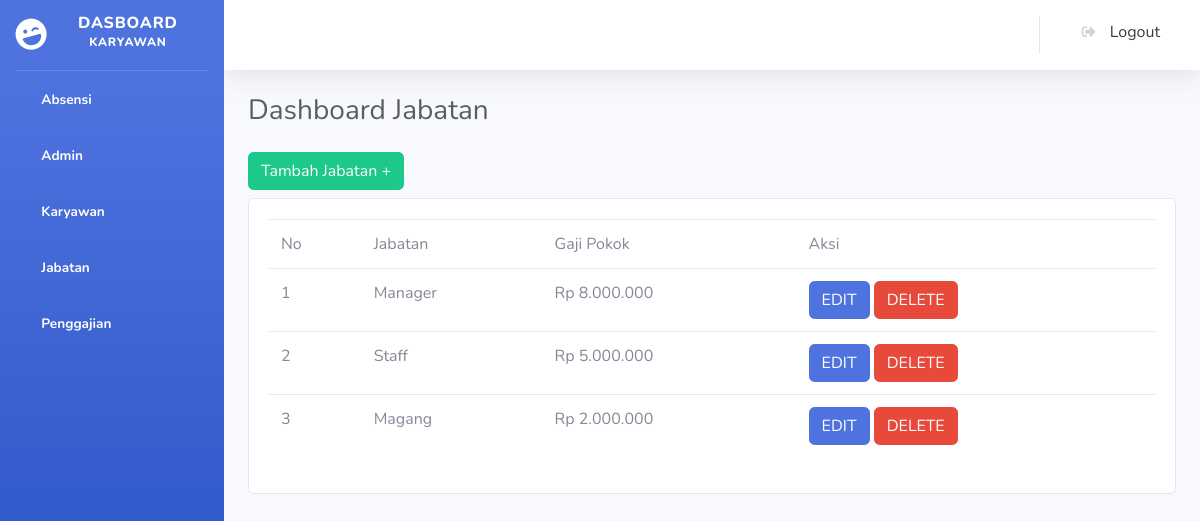
The app's page /petugas/index.php?page=jabatan, older data.
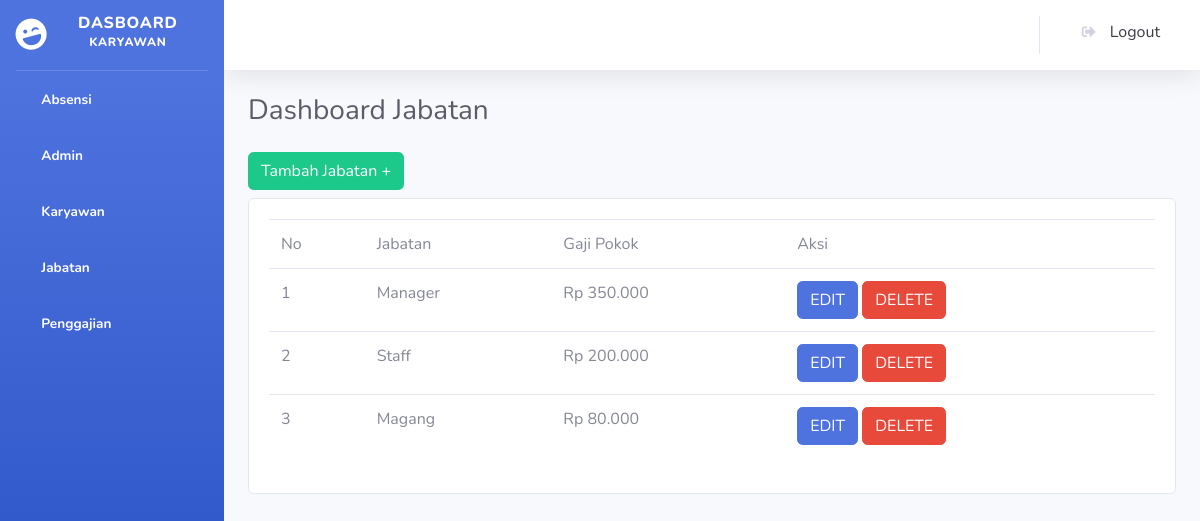
The same page, newer data.
### tables this page shows
CREATE TABLE `jabatan` (
  `id_jabatan` int NOT NULL,
  `nama_jabatan` varchar(50) DEFAULT NULL,
  `gaji_pokok` decimal(10,2) DEFAULT NULL
);

### petugas/jabatan.php (the view, shortened to what this page needs)
<div class="d-sm-flex align-items-center justify-content-between mb-4">
    <h1 class="h3 mb-0 text-gray-800">Dashboard Jabatan</h1>
</div>
<a href="?page=tambah_jabatan" class="btn btn-success mb-2">Tambah Jabatan +</a>
<div class="card">
<div class="card-body">
    <table class="table">
        <tr>
            <td>No</td>
            <td>Jabatan</td>
            <td>Gaji Pokok</td>
            <td>Aksi</td>
        </tr>
        <?php
            $absen = $koneksi->prepare("CALL getJabatan()");
            $absen->execute();
            foreach ($absen->fetchAll() as $no => $data):
        ?>
        <tr>
            <td><?= $no +1?></td>
            <td><?= $data['nama_jabatan'] ?></td>
            <td>Rp <?= number_format($data['gaji_pokok'], 0, ',', '.') ?></td>
            <td>
                <a href="?page=edit_jabatan&id=<?= $data['id_jabatan'] ?>" class="btn btn-primary">EDIT</a>
                <form action="../kontrol/kontrolJabatan.php?aksi=delete" method="post" class="d-inline">
                    <button class="btn btn-danger" onclick="return confirm('Apakah anda yakin ingin menghapus data ini?')">DELETE</button>
                </form>
            </td>
        </tr>
        <?php
            endforeach
        ?>
    </table>
</div>
</div>

Row changes from the older to the newer data that the page shows:
changed jabatan "Manager": gaji_pokok "8.000.000" → "350.000"
changed jabatan "Staff": gaji_pokok "5.000.000" → "200.000"
changed jabatan "Magang": gaji_pokok "2.000.000" → "80.000"
